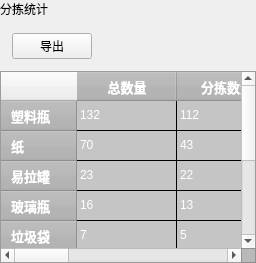
         <widget class="QWidget" name="page_2">
          <property name="styleSheet">
           <string notr="true">#page_2{background-color: rgba(255, 255, 255, 0);}</string>
          </property>
          <layout class="QVBoxLayout" name="verticalLayout_2">
           <property name="spacing">
            <number>0</number>
           </property>
           <property name="leftMargin">
            <number>0</number>
           </property>
           <property name="topMargin">
            <number>0</number>
           </property>
           <property name="rightMargin">
            <number>0</number>
           </property>
           <property name="bottomMargin">
            <number>0</number>
           </property>
           <item>
            <widget class="QLabel" name="label">
             <property name="text">
              <string>分拣统计</string>
             </property>
            </widget>
           </item>
           <item>
            <widget class="QGroupBox" name="groupBox_11">
             <property name="styleSheet">
              <string notr="true">#groupBox_11{

border:0px solid;
}</string>
             </property>
             <property name="title">
              <string/>
             </property>
             <layout class="QGridLayout" name="gridLayout_10">
              <item row="0" column="0">
               <widget class="QPushButton" name="btn_export">
                <property name="minimumSize">
                 <size>
                  <width>50</width>
                  <height>0</height>
                 </size>
                </property>
                <property name="text">
                 <string>导出</string>
                </property>
               </widget>
              </item>
              <item row="0" column="1">
               <spacer name="horizontalSpacer_6">
                <property name="orientation">
                 <enum>Qt::Horizontal</enum>
                </property>
                <property name="sizeType">
                 <enum>QSizePolicy::Expanding</enum>
                </property>
                <property name="sizeHint" stdset="0">
                 <size>
                  <width>40</width>
                  <height>20</height>
                 </size>
                </property>
               </spacer>
              </item>
             </layout>
            </widget>
           </item>
           <item>
            <widget class="QTableWidget" name="tableWidget">
             <property name="styleSheet">
              <string notr="true">

QTableView {
    color: white;                                       
    gridline-color: black;                             
    background-color: rgba(180, 180, 180, 180);
	font: 18px &quot;SimHei&quot;;
   
    selection-color: white;                            
    selection-background-color: rgba(77, 77, 77, 230);
}

QHeaderView {
    color: white;
    font: bold 10pt;
    background-color: rgba(180, 180, 180, 180);
    min-height:29px;
}

QHeaderView::section {
    color: white;
	font: 18px &quot;SimHei&quot;;
    background-color: rgba(180, 180, 180, 180);
	padding-left:10px;
	padding-right:10px;
}
QTableView QTableCornerButton::section {
    background-color: rgba(180, 180, 180, 180);
}</string>
             </property>
             <row>
              <property name="text">
               <string>塑料瓶</string>
              </property>
             </row>
             <row>
              <property name="text">
               <string>纸</string>
              </property>
             </row>
             <row>
              <property name="text">
               <string>易拉罐</string>
              </property>
             </row>
             <row>
              <property name="text">
               <string>玻璃瓶</string>
              </property>
             </row>
             <row>
              <property name="text">
               <string>垃圾袋</string>
              </property>
             </row>
             <row>
              <property name="text">
               <string>利乐包装</string>
              </property>
             </row>
             <row>
              <property name="text">
               <string>鞋</string>
              </property>
             </row>
             <row>
              <property name="text">
               <string>塑料</string>
              </property>
             </row>
             <column>
              <property name="text">
               <string>总数量</string>
              </property>
             </column>
             <column>
              <property name="text">
               <string>分拣数量</string>
              </property>
             </column>
             <column>
              <property name="text">
               <string>分拣率</string>
              </property>
             </column>
             <column>
              <property name="text">
               <string>占比</string>
              </property>
             </column>
             <item row="0" column="0">
              <property name="text">
               <string>132</string>
              </property>
             </item>
             <item row="0" column="1">
              <property name="text">
               <string>112</string>
              </property>
             </item>
             <item row="0" column="2">
              <property name="text">
               <string/>
              </property>
             </item>
             <item row="0" column="3">
              <property name="text">
               <string/>
              </property>
             </item>
             <item row="1" column="0">
              <property name="text">
               <string>70</string>
              </property>
             </item>
             <item row="1" column="1">
              <property name="text">
               <string>43</string>
              </property>
             </item>
             <item row="1" column="2">
              <property name="text">
               <string/>
              </property>
             </item>
             <item row="1" column="3">
              <property name="text">
               <string/>
              </property>
             </item>
             <item row="2" column="0">
              <property name="text">
               <string>23</string>
              </property>
             </item>
             <item row="2" column="1">
              <property name="text">
               <string>22</string>
              </property>
             </item>
             <item row="2" column="2">
              <property name="text">
               <string/>
              </property>
             </item>
             <item row="2" column="3">
              <property name="text">
               <string/>
              </property>
             </item>
             <item row="3" column="0">
              <property name="text">
               <string>16</string>
              </property>
             </item>
             <item row="3" column="1">
              <property name="text">
               <string>13</string>
              </property>
             </item>
             <item row="3" column="2">
              <property name="text">
               <string/>
              </property>
             </item>
             <item row="3" column="3">
              <property name="text">
               <string/>
              </property>
             </item>
             <item row="4" column="0">
              <property name="text">
               <string>7</string>
              </property>
             </item>
             <item row="4" column="1">
              <property name="text">
               <string>5</string>
              </property>
             </item>
             <item row="4" column="2">
              <property name="text">
               <string/>
              </property>
             </item>
             <item row="4" column="3">
              <property name="text">
               <string/>
              </property>
             </item>
             <item row="5" column="0">
              <property name="text">
               <string>38</string>
              </property>
             </item>
             <item row="5" column="1">
              <property name="text">
               <string>37</string>
              </property>
             </item>
             <item row="5" column="2">
              <property name="text">
               <string/>
              </property>
             </item>
             <item row="5" column="3">
              <property name="text">
               <string/>
              </property>
             </item>
             <item row="6" column="0">
              <property name="text">
               <string>54</string>
              </property>
             </item>
             <item row="6" column="1">
              <property name="text">
               <string>10</string>
              </property>
             </item>
             <item row="6" column="2">
              <property name="text">
               <string/>
              </property>
             </item>
             <item row="6" column="3">
              <property name="text">
               <string/>
              </property>
             </item>
             <item row="7" column="0">
              <property name="text">
               <string>153</string>
              </property>
             </item>
             <item row="7" column="1">
              <property name="text">
               <string>56</string>
              </property>
             </item>
             <item row="7" column="2">
              <property name="text">
               <string>0</string>
              </property>
             </item>
             <item row="7" column="3">
              <property name="text">
               <string>0</string>
              </property>
             </item>
            </widget>
           </item>
          </layout>
         </widget>
